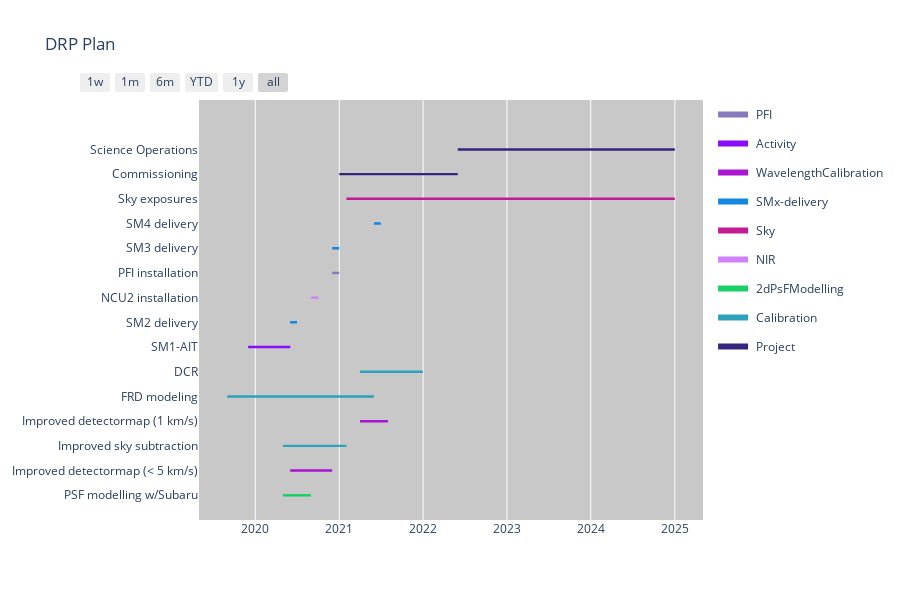

Source (notebook cell):
### Code cell
import plotly.figure_factory as ff
import pandas as pd
import random

df = pd.read_csv('drp-plan.csv')

random.seed(123)
numUniqueCategories = len(df.Category.unique())
catColors = ["#%06x" % random.randint(0, 0xFFFFFF) for i in range(numUniqueCategories)] 

fig = ff.create_gantt(df, colors=catColors, index_col='Category',
                      show_colorbar=True, bar_width=0.05, showgrid_x=True, showgrid_y=False, title="DRP Plan")
fig.update_layout(plot_bgcolor='rgb(200,200,200)')
fig.show()

### Figure 1 — Plotly figure (JSON) as saved in the notebook; plotly's stock layout.template omitted (floating-point values rounded to 4 significant figures)
{"data": [{"fill": "toself", "fillcolor": "rgb(136, 121, 189)", "hoverinfo": "name", "legendgroup": "rgb(136, 121, 189)", "mode": "none", "name": " PFI", "showlegend": true, "type": "scatter", "x": [" 2020-12-01", " 2021-01-01", " 2021-01-01", " 2020-12-01"], "y": [8.95, 8.95, 9.05, 9.05]}, {"fill": "toself", "fillcolor": "rgb(137, 12, 251)", "hoverinfo": "name", "legendgroup": "rgb(137, 12, 251)", "mode": "none", "name": " Activity", "showlegend": true, "type": "scatter", "x": [" 2019-12-01", " 2020-06-02", " 2020-06-02", " 2019-12-01"], "y": [5.95, 5.95, 6.05, 6.05]}, {"fill": "toself", "fillcolor": "rgb(170, 21, 209)", "hoverinfo": "name", "legendgroup": "rgb(170, 21, 209)", "mode": "none", "name": " WavelengthCalibration", "showlegend": true, "type": "scatter", "x": [" 2020-06-01", " 2020-12-01", " 2020-12-01", " 2020-06-01", " 2020-06-01", " 2021-04-01", " 2021-08-01", " 2021-08-01", " 2021-04-01"], "y": [0.95, 0.95, 1.05, 1.05, null, 2.95, 2.95, 3.05, 3.05]}, {"fill": "toself", "fillcolor": "rgb(19, 136, 224)", "hoverinfo": "name", "legendgroup": "rgb(19, 136, 224)", "mode": "none", "name": " SMx-delivery", "showlegend": true, "type": "scatter", "x": [" 2020-06-01", " 2020-07-01", " 2020-07-01", " 2020-06-01", " 2020-06-01", " 2020-12-01", " 2021-01-01", " 2021-01-01", " 2020-12-01", " 2020-12-01", " 2021-06-01", " 2021-07-01", " 2021-07-01", " 2021-06-01"], "y": [6.95, 6.95, 7.05, 7.05, null, 9.95, 9.95, 10.05, 10.05, null, 10.95, 10.95, 11.05, 11.05]}, {"fill": "toself", "fillcolor": "rgb(194, 28, 149)", "hoverinfo": "name", "legendgroup": "rgb(194, 28, 149)", "mode": "none", "name": " Sky", "showlegend": true, "type": "scatter", "x": [" 2021-02-01", " 2025-01-01", " 2025-01-01", " 2021-02-01"], "y": [11.95, 11.95, 12.05, 12.05]}, {"fill": "toself", "fillcolor": "rgb(208, 129, 254)", "hoverinfo": "name", "legendgroup": "rgb(208, 129, 254)", "mode": "none", "name": " NIR", "showlegend": true, "type": "scatter", "x": [" 2020-09-01", " 2020-10-01", " 2020-10-01", " 2020-09-01"], "y": [7.95, 7.95, 8.05, 8.05]}, {"fill": "toself", "fillcolor": "rgb(26, 207, 102)", "hoverinfo": "name", "legendgroup": "rgb(26, 207, 102)", "mode": "none", "name": " 2dPsFModelling", "showlegend": true, "type": "scatter", "x": [" 2020-05-01", " 2020-8-30", " 2020-8-30", " 2020-05-01"], "y": [-0.05, -0.05, 0.05, 0.05]}, {"fill": "toself", "fillcolor": "rgb(44, 163, 187)", "hoverinfo": "name", "legendgroup": "rgb(44, 163, 187)", "mode": "none", "name": " Calibration", "showlegend": true, "type": "scatter", "x": [" 2021-02-01", " 2020-05-01", " 2020-05-01", " 2021-02-01", " 2021-02-01", " 2019-09-01", " 2021-06-01", " 2021-06-01", " 2019-09-01", " 2019-09-01", " 2021-04-01", " 2021-12-31", " 2021-12-31", " 2021-04-01"], "y": [1.95, 1.95, 2.05, 2.05, null, 3.95, 3.95, 4.05, 4.05, null, 4.95, 4.95, 5.05, 5.05]}, {"fill": "toself", "fillcolor": "rgb(55, 36, 124)", "hoverinfo": "name", "legendgroup": "rgb(55, 36, 124)", "mode": "none", "name": " Project", "showlegend": true, "type": "scatter", "x": [" 2021-01-01", " 2022-06-01", " 2022-06-01", " 2021-01-01", " 2021-01-01", " 2022-06-01", " 2025-01-01", " 2025-01-01", " 2022-06-01"], "y": [12.95, 12.95, 13.05, 13.05, null, 13.95, 13.95, 14.05, 14.05]}, {"legendgroup": "rgb(136, 121, 189)", "marker": {"color": "rgb(136, 121, 189)", "opacity": 0, "size": 1}, "mode": "markers", "name": "", "showlegend": false, "text": [null, null], "type": "scatter", "x": [" 2020-12-01", " 2021-01-01"], "y": [9, 9]}, {"legendgroup": "rgb(137, 12, 251)", "marker": {"color": "rgb(137, 12, 251)", "opacity": 0, "size": 1}, "mode": "markers", "name": "", "showlegend": false, "text": [null, null], "type": "scatter", "x": [" 2019-12-01", " 2020-06-02"], "y": [6, 6]}, {"legendgroup": "rgb(170, 21, 209)", "marker": {"color": "rgb(170, 21, 209)", "opacity": 0, "size": 1}, "mode": "markers", "name": "", "showlegend": false, "text": [null, null, null, null], "type": "scatter", "x": [" 2020-06-01", " 2020-12-01", " 2021-04-01", " 2021-08-01"], "y": [1, 1, 3, 3]}, {"legendgroup": "rgb(19, 136, 224)", "marker": {"color": "rgb(19, 136, 224)", "opacity": 0, "size": 1}, "mode": "markers", "name": "", "showlegend": false, "text": [null, null, null, null, null, null], "type": "scatter", "x": [" 2020-06-01", " 2020-07-01", " 2020-12-01", " 2021-01-01", " 2021-06-01", " 2021-07-01"], "y": [7, 7, 10, 10, 11, 11]}, {"legendgroup": "rgb(194, 28, 149)", "marker": {"color": "rgb(194, 28, 149)", "opacity": 0, "size": 1}, "mode": "markers", "name": "", "showlegend": false, "text": [null, null], "type": "scatter", "x": [" 2021-02-01", " 2025-01-01"], "y": [12, 12]}, {"legendgroup": "rgb(208, 129, 254)", "marker": {"color": "rgb(208, 129, 254)", "opacity": 0, "size": 1}, "mode": "markers", "name": "", "showlegend": false, "text": [null, null], "type": "scatter", "x": [" 2020-09-01", " 2020-10-01"], "y": [8, 8]}, {"legendgroup": "rgb(26, 207, 102)", "marker": {"color": "rgb(26, 207, 102)", "opacity": 0, "size": 1}, "mode": "markers", "name": "", "showlegend": false, "text": [null, null], "type": "scatter", "x": [" 2020-05-01", " 2020-8-30"], "y": [0, 0]}, {"legendgroup": "rgb(44, 163, 187)", "marker": {"color": "rgb(44, 163, 187)", "opacity": 0, "size": 1}, "mode": "markers", "name": "", "showlegend": false, "text": [null, null, null, null, null, null], "type": "scatter", "x": [" 2021-02-01", " 2020-05-01", " 2019-09-01", " 2021-06-01", " 2021-04-01", " 2021-12-31"], "y": [2, 2, 4, 4, 5, 5]}, {"legendgroup": "rgb(55, 36, 124)", "marker": {"color": "rgb(55, 36, 124)", "opacity": 0, "size": 1}, "mode": "markers", "name": "", "showlegend": false, "text": [null, null, null, null], "type": "scatter", "x": [" 2021-01-01", " 2022-06-01", " 2022-06-01", " 2025-01-01"], "y": [13, 13, 14, 14]}], "layout": {"height": 600, "hovermode": "closest", "plot_bgcolor": "rgb(200,200,200)", "showlegend": true, "title": {"text": "DRP Plan"}, "xaxis": {"rangeselector": {"buttons": [{"count": 7, "label": "1w", "step": "day", "stepmode": "backward"}, {"count": 1, "label": "1m", "step": "month", "stepmode": "backward"}, {"count": 6, "label": "6m", "step": "month", "stepmode": "backward"}, {"count": 1, "label": "YTD", "step": "year", "stepmode": "todate"}, {"count": 1, "label": "1y", "step": "year", "stepmode": "backward"}, {"step": "all"}]}, "showgrid": true, "type": "date", "zeroline": false}, "yaxis": {"autorange": false, "range": [-1, 16], "showgrid": false, "ticktext": ["PSF modelling w/Subaru", "Improved detectormap (< 5 km/s)", "Improved sky subtraction", "Improved detectormap (1 km/s)", "FRD modeling", "DCR", "SM1-AIT", "SM2 delivery", "NCU2 installation", "PFI installation", "SM3 delivery", "SM4 delivery", "Sky exposures", "Commissioning", "Science Operations"], "tickvals": [0, 1, 2, 3, 4, 5, 6, 7, 8, 9, 10, 11, 12, 13, 14], "zeroline": false}}}
